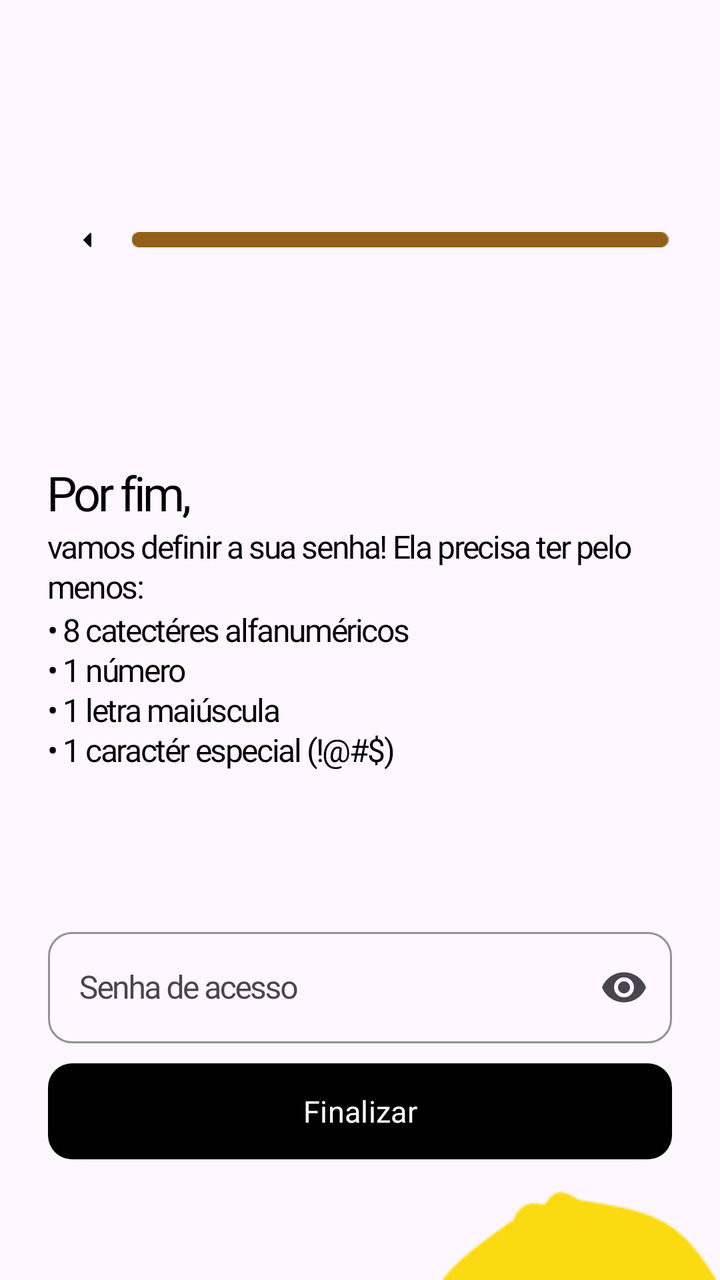
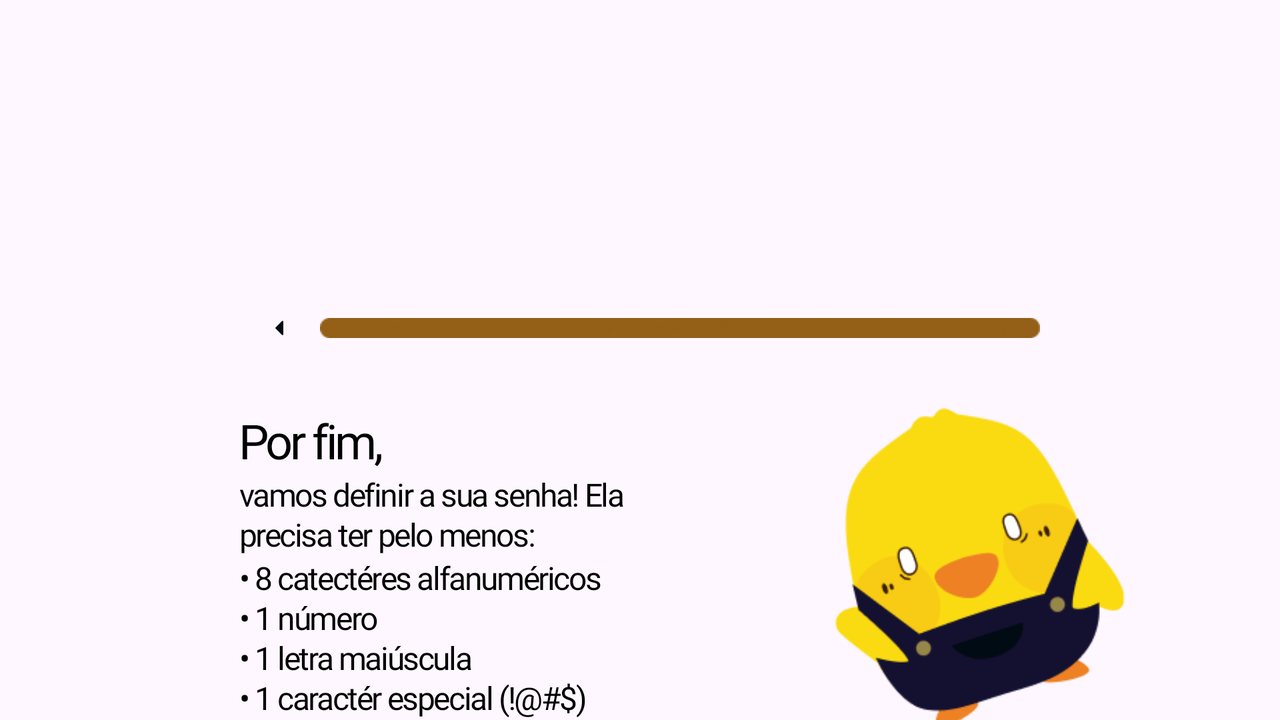

Compare how this app lays out the same screen by default and in its alternative resource folder. The renders come first, then the two layout files and the values they reference.
<!-- AndroidManifest.xml: application theme Theme.Ouros -->
<!-- res/layout/fragment_firstaccess_password.xml -->
<?xml version="1.0" encoding="utf-8"?>
<androidx.constraintlayout.widget.ConstraintLayout
    xmlns:android="http://schemas.android.com/apk/res/android"
    xmlns:app="http://schemas.android.com/apk/res-auto"
    xmlns:tools="http://schemas.android.com/tools"
    android:layout_width="match_parent"
    android:layout_height="match_parent"
    tools:context=".feature.auth.firstaccess.FirstAccessPageFragment">

    <LinearLayout
        android:id="@+id/linearLayout3"
        android:layout_width="0dp"
        android:layout_height="wrap_content"
        android:layout_marginStart="@dimen/main_content_horizontal_padding"
        android:layout_marginTop="@dimen/secondary_header_top_inset"
        android:layout_marginEnd="@dimen/main_content_horizontal_padding"
        android:gravity="center"
        android:orientation="horizontal"
        app:layout_constraintEnd_toEndOf="parent"
        app:layout_constraintStart_toStartOf="parent"
        app:layout_constraintTop_toTopOf="parent">

        <ImageView
            android:id="@+id/btnBack"
            android:layout_width="40dp"
            android:layout_height="40dp"
            android:contentDescription="Voltar"
            android:padding="10dp"
            app:srcCompat="@drawable/ic_arrow_left" />

        <ImageView
            android:layout_width="match_parent"
            android:layout_height="wrap_content"
            android:adjustViewBounds="true"
            android:contentDescription="Etapa 4 de 4"
            app:srcCompat="@drawable/stages_4" />

    </LinearLayout>

    <androidx.constraintlayout.widget.ConstraintLayout
        android:id="@+id/firstAccessPasswordContentContainer"
        android:layout_width="0dp"
        android:layout_height="wrap_content"
        app:layout_constraintEnd_toEndOf="parent"
        app:layout_constraintStart_toStartOf="parent"
        app:layout_constraintTop_toBottomOf="@+id/linearLayout3">

        <LinearLayout
            android:id="@+id/linearLayout2"
            android:layout_width="0dp"
            android:layout_height="wrap_content"
            android:layout_marginStart="@dimen/main_content_horizontal_padding"
            android:layout_marginTop="90dp"
            android:layout_marginEnd="@dimen/main_content_horizontal_padding"
            android:orientation="vertical"
            app:layout_constraintEnd_toEndOf="parent"
            app:layout_constraintStart_toStartOf="parent"
            app:layout_constraintTop_toTopOf="parent">

            <TextView
                android:id="@+id/textView5"
                style="@style/subtitle"
                android:layout_width="match_parent"
                android:layout_height="wrap_content"
                android:text="Por fim," />

            <TextView
                android:id="@+id/textView6"
                style="@style/text"
                android:layout_width="wrap_content"
                android:layout_height="wrap_content"
                android:text="vamos definir a sua senha! Ela precisa ter pelo menos:" />

            <TextView
                android:id="@+id/textView7"
                style="@style/text"
                android:layout_width="match_parent"
                android:layout_height="wrap_content"
                android:text="•  8 catectéres alfanuméricos\n•  1 número\n•  1 letra maiúscula\n•  1 caractér especial (!@#$)" />
        </LinearLayout>

        <LinearLayout
            android:id="@+id/linearLayout4"
            android:layout_width="0dp"
            android:layout_height="wrap_content"
            android:layout_marginStart="@dimen/main_content_horizontal_padding"
            android:layout_marginTop="70dp"
            android:layout_marginEnd="@dimen/main_content_horizontal_padding"
            android:orientation="vertical"
            app:layout_constraintEnd_toEndOf="parent"
            app:layout_constraintStart_toStartOf="parent"
            app:layout_constraintTop_toBottomOf="@+id/linearLayout2">

            <com.google.android.material.textfield.TextInputLayout
                android:id="@+id/inputNewPassword"
                style="@style/Widget.App.TextInputLayout.Gold"
                android:layout_width="match_parent"
                android:layout_height="wrap_content"
                android:layout_marginTop="5dp"
                android:hint="Senha de acesso"
                app:boxCornerRadiusBottomEnd="12dp"
                app:boxCornerRadiusBottomStart="12dp"
                app:boxCornerRadiusTopEnd="12dp"
                app:boxCornerRadiusTopStart="12dp"
                app:endIconMode="password_toggle">

                <com.google.android.material.textfield.TextInputEditText
                    android:id="@+id/editNewPassword"
                    style="@style/text"
                    android:layout_width="match_parent"
                    android:layout_height="wrap_content"
                    android:inputType="textPassword" />

            </com.google.android.material.textfield.TextInputLayout>

            <Button
                android:id="@+id/btnFinish"
                style="@style/Widget.Ouros.Button.Big.Blue"
                android:layout_width="match_parent"
                android:layout_height="wrap_content"
                android:layout_marginTop="10dp"
                android:text="Finalizar" />

        </LinearLayout>

        <ImageView
            android:id="@+id/imageView3"
            android:layout_width="wrap_content"
            android:layout_height="wrap_content"
            android:layout_marginTop="16dp"
            android:layout_marginEnd="-50dp"
            android:contentDescription="Midas assustado"
            android:src="@drawable/midas_scared"
            app:layout_constraintEnd_toEndOf="parent"
            app:layout_constraintTop_toBottomOf="@+id/linearLayout4" />

        <TextView
            android:id="@+id/textView22"
            style="@style/text"
            android:layout_width="204dp"
            android:layout_height="40dp"
            android:layout_marginEnd="10dp"
            android:text="Não se esqueça da sua senha, por favor!"
            android:textAlignment="center"
            app:layout_constraintBottom_toBottomOf="@+id/imageView3"
            app:layout_constraintEnd_toStartOf="@+id/imageView3"
            app:layout_constraintTop_toTopOf="@+id/imageView3" />

    </androidx.constraintlayout.widget.ConstraintLayout>

</androidx.constraintlayout.widget.ConstraintLayout>
<!-- resources referenced by this layout -->
<resources>
  <dimen name="main_content_horizontal_padding">24dp</dimen>
  <dimen name="secondary_header_top_inset">100dp</dimen>
  <!-- drawable ic_arrow_left (drawable) -->
  <vector xmlns:android="http://schemas.android.com/apk/res/android" android:autoMirrored="true" android:height="24dp" android:tint="#010B13" android:viewportHeight="960" android:viewportWidth="960" android:width="24dp">
  
      <path android:fillColor="@android:color/white" android:pathData="M526,646L381,501Q376,496 374,491Q372,486 372,480Q372,474 374,469Q376,464 381,459L526,314Q529,311 532.5,309.5Q536,308 540,308Q548,308 554,313.5Q560,319 560,328L560,632Q560,641 554,646.5Q548,652 540,652Q538,652 526,646Z"/>
  
  </vector>
  <!-- drawable midas_scared: png bitmap (drawable, 9810 bytes) -->
  <!-- drawable stages_4: png bitmap (drawable, 1797 bytes) -->
  <style name="Widget.App.TextInputLayout.Gold" parent="Widget.Material3.TextInputLayout.OutlinedBox">
          <item name="boxStrokeColor">@color/gold</item>
          <item name="hintTextColor">@color/gold</item>
          <item name="cursorColor">@color/gold</item>
  
          <item name="android:layout_marginTop">5dp</item>
          <item name="android:layout_width">match_parent</item>
          <item name="android:layout_height">wrap_content</item>
          <item name="boxCornerRadiusTopStart">12dp</item>
          <item name="boxCornerRadiusTopEnd">12dp</item>
          <item name="boxCornerRadiusBottomStart">12dp</item>
          <item name="boxCornerRadiusBottomEnd">12dp</item>
      </style>
  <style name="Widget.Ouros.Button.Big.Blue" parent="Widget.Ouros.Button.Big">
          <item name="backgroundTint">@color/blue</item>
          <item name="android:textColor">@color/white</item>
      </style>
  <style name="subtitle">
          <item name="android:fontFamily">@font/poppins_semibold</item>
          <item name="android:textSize">24sp</item>
          <item name="android:lineHeight">25dp</item>
          <item name="android:letterSpacing">-0.06</item>
          <item name="android:textColor">@color/black</item>
      </style>
  <style name="text">
          <item name="android:fontFamily">@font/poppins_regular</item>
          <item name="android:textSize">16sp</item>
          <item name="android:letterSpacing">-0.05</item>
          <item name="android:lineHeight">20dp</item>
          <item name="android:textColor">@color/black</item>
      </style>
  <style name="Theme.Ouros" parent="Theme.Material3.Light.NoActionBar">
          <item name="android:windowLightStatusBar">false</item>
          <item name="android:statusBarColor">@android:color/transparent</item>
          <item name="android:windowDrawsSystemBarBackgrounds">true</item>
          <item name="textInputStyle">@style/Widget.App.TextInputLayout.Gold</item>
      </style>
  <style name="Widget.Ouros.Button.Big" parent="Widget.Ouros.Button.Base">
          <item name="android:layout_width">352dp</item>
          <item name="android:layout_height">39dp</item>
          <item name="android:textSize">15sp</item>
          <item name="cornerRadius">12dp</item>
      </style>
  <color name="white">#FFFFFFFF</color>
  <color name="black">#FF000000</color>
  <style name="Widget.Ouros.Button.Base" parent="Widget.Material3.Button">
          <item name="fontFamily">@font/poppins_semibold</item>
          <item name="android:fontFamily">@font/poppins_semibold</item>
  
          <item name="android:textAllCaps">false</item>
          <item name="android:minWidth">0dp</item>
          <item name="android:insetTop">0dp</item>
          <item name="android:insetBottom">0dp</item>
      </style>
</resources>
<!-- res/layout-w600dp-land/fragment_firstaccess_password.xml (the repository's variant of the layout above) -->
<!-- drawn on the phone turned sideways -->
<?xml version="1.0" encoding="utf-8"?>
<androidx.constraintlayout.widget.ConstraintLayout xmlns:android="http://schemas.android.com/apk/res/android"
    xmlns:app="http://schemas.android.com/apk/res-auto"
    xmlns:tools="http://schemas.android.com/tools"
    android:layout_width="match_parent"
    android:layout_height="match_parent"
    tools:context=".feature.auth.firstaccess.FirstAccessPageFragment">

    <LinearLayout
        android:id="@+id/linearLayout3"
        android:layout_width="0dp"
        android:layout_height="wrap_content"
        android:layout_marginStart="@dimen/onboarding_horizontal_margin"
        android:layout_marginTop="@dimen/onboarding_top_inset"
        android:layout_marginEnd="@dimen/onboarding_horizontal_margin"
        android:gravity="center"
        android:orientation="horizontal"
        app:layout_constraintEnd_toEndOf="parent"
        app:layout_constraintStart_toStartOf="parent"
        app:layout_constraintTop_toTopOf="parent">

        <ImageView
            android:id="@+id/btnBack"
            android:layout_width="40dp"
            android:layout_height="40dp"
            android:contentDescription="Voltar"
            android:padding="10dp"
            app:srcCompat="@drawable/ic_arrow_left" />

        <ImageView
            android:layout_width="0dp"
            android:layout_height="40dp"
            android:layout_weight="1"
            android:scaleType="fitCenter"
            android:contentDescription="Etapa 4 de 4"
            app:srcCompat="@drawable/stages_4" />

    </LinearLayout>

    <androidx.constraintlayout.widget.ConstraintLayout
        android:id="@+id/firstAccessPasswordContentContainer"
        android:layout_width="0dp"
        android:layout_height="wrap_content"
        app:layout_constraintEnd_toEndOf="parent"
        app:layout_constraintStart_toStartOf="parent"
        app:layout_constraintTop_toBottomOf="@id/linearLayout3">

        <androidx.constraintlayout.widget.Guideline
            android:id="@+id/passwordContentDivider"
            android:layout_width="wrap_content"
            android:layout_height="wrap_content"
            android:orientation="vertical"
            app:layout_constraintGuide_percent="0.53" />

        <LinearLayout
            android:id="@+id/linearLayout2"
            android:layout_width="0dp"
            android:layout_height="wrap_content"
            android:layout_marginStart="@dimen/onboarding_horizontal_margin"
            android:layout_marginTop="20dp"
            android:layout_marginEnd="24dp"
            android:orientation="vertical"
            app:layout_constraintEnd_toStartOf="@id/passwordContentDivider"
            app:layout_constraintStart_toStartOf="parent"
            app:layout_constraintTop_toTopOf="parent">

            <TextView
                android:id="@+id/textView5"
                style="@style/subtitle"
                android:layout_width="match_parent"
                android:layout_height="wrap_content"
                android:text="Por fim," />

            <TextView
                android:id="@+id/textView6"
                style="@style/text"
                android:layout_width="match_parent"
                android:layout_height="wrap_content"
                android:text="vamos definir a sua senha! Ela precisa ter pelo menos:" />

            <TextView
                android:id="@+id/textView7"
                style="@style/text"
                android:layout_width="match_parent"
                android:layout_height="wrap_content"
                android:text="•  8 catectéres alfanuméricos\n•  1 número\n•  1 letra maiúscula\n•  1 caractér especial (!@#$)" />
        </LinearLayout>

        <LinearLayout
            android:id="@+id/linearLayout4"
            android:layout_width="0dp"
            android:layout_height="wrap_content"
            android:layout_marginStart="@dimen/onboarding_horizontal_margin"
            android:layout_marginTop="16dp"
            android:layout_marginEnd="24dp"
            android:orientation="vertical"
            app:layout_constraintEnd_toStartOf="@id/passwordContentDivider"
            app:layout_constraintStart_toStartOf="parent"
            app:layout_constraintTop_toBottomOf="@id/linearLayout2">

            <com.google.android.material.textfield.TextInputLayout
                android:id="@+id/inputNewPassword"
                style="@style/Widget.App.TextInputLayout.Gold"
                android:layout_width="match_parent"
                android:layout_height="wrap_content"
                android:hint="Senha de acesso"
                app:boxCornerRadiusBottomEnd="12dp"
                app:boxCornerRadiusBottomStart="12dp"
                app:boxCornerRadiusTopEnd="12dp"
                app:boxCornerRadiusTopStart="12dp"
                app:endIconMode="password_toggle">

                <com.google.android.material.textfield.TextInputEditText
                    android:id="@+id/editNewPassword"
                    style="@style/text"
                    android:layout_width="match_parent"
                    android:layout_height="wrap_content"
                    android:inputType="textPassword" />

            </com.google.android.material.textfield.TextInputLayout>

            <Button
                android:id="@+id/btnFinish"
                style="@style/Widget.Ouros.Button.Big.Blue"
                android:layout_width="match_parent"
                android:layout_height="wrap_content"
                android:layout_marginTop="10dp"
                android:text="Finalizar" />

        </LinearLayout>

        <ImageView
            android:id="@+id/imageView3"
            android:layout_width="@dimen/onboarding_password_mascot_size"
            android:layout_height="@dimen/onboarding_password_mascot_size"
            android:layout_marginTop="20dp"
            android:contentDescription="Midas assustado"
            android:src="@drawable/midas_scared"
            app:layout_constraintEnd_toEndOf="parent"
            app:layout_constraintStart_toStartOf="@id/passwordContentDivider"
            app:layout_constraintTop_toTopOf="parent" />

        <TextView
            android:id="@+id/textView22"
            style="@style/text"
            android:layout_width="220dp"
            android:layout_height="wrap_content"
            android:layout_marginTop="12dp"
            android:gravity="center"
            android:text="Não se esqueça da sua senha, por favor!"
            android:textAlignment="center"
            app:layout_constraintEnd_toEndOf="parent"
            app:layout_constraintStart_toStartOf="@id/passwordContentDivider"
            app:layout_constraintTop_toBottomOf="@id/imageView3" />

    </androidx.constraintlayout.widget.ConstraintLayout>

</androidx.constraintlayout.widget.ConstraintLayout>
<!-- resources referenced by the variant -->
<!-- as the phone turned sideways resolves them -->
<resources>
  <!-- from res/values-w600dp/ -->
  <dimen name="onboarding_horizontal_margin">120dp</dimen>
  <!-- from res/values-w600dp/ -->
  <dimen name="onboarding_password_mascot_size">160dp</dimen>
  <!-- from res/values-w600dp/ -->
  <dimen name="onboarding_top_inset">144dp</dimen>
  <!-- drawable ic_arrow_left (drawable) -->
  <vector xmlns:android="http://schemas.android.com/apk/res/android" android:autoMirrored="true" android:height="24dp" android:tint="#010B13" android:viewportHeight="960" android:viewportWidth="960" android:width="24dp">
  
      <path android:fillColor="@android:color/white" android:pathData="M526,646L381,501Q376,496 374,491Q372,486 372,480Q372,474 374,469Q376,464 381,459L526,314Q529,311 532.5,309.5Q536,308 540,308Q548,308 554,313.5Q560,319 560,328L560,632Q560,641 554,646.5Q548,652 540,652Q538,652 526,646Z"/>
  
  </vector>
  <!-- drawable midas_scared: png bitmap (drawable, 9810 bytes) -->
  <!-- drawable stages_4: png bitmap (drawable, 1797 bytes) -->
  <style name="Widget.App.TextInputLayout.Gold" parent="Widget.Material3.TextInputLayout.OutlinedBox">
          <item name="boxStrokeColor">@color/gold</item>
          <item name="hintTextColor">@color/gold</item>
          <item name="cursorColor">@color/gold</item>
  
          <item name="android:layout_marginTop">5dp</item>
          <item name="android:layout_width">match_parent</item>
          <item name="android:layout_height">wrap_content</item>
          <item name="boxCornerRadiusTopStart">12dp</item>
          <item name="boxCornerRadiusTopEnd">12dp</item>
          <item name="boxCornerRadiusBottomStart">12dp</item>
          <item name="boxCornerRadiusBottomEnd">12dp</item>
      </style>
  <style name="Widget.Ouros.Button.Big.Blue" parent="Widget.Ouros.Button.Big">
          <item name="backgroundTint">@color/blue</item>
          <item name="android:textColor">@color/white</item>
      </style>
  <style name="subtitle">
          <item name="android:fontFamily">@font/poppins_semibold</item>
          <item name="android:textSize">24sp</item>
          <item name="android:lineHeight">25dp</item>
          <item name="android:letterSpacing">-0.06</item>
          <item name="android:textColor">@color/black</item>
      </style>
  <style name="text">
          <item name="android:fontFamily">@font/poppins_regular</item>
          <item name="android:textSize">16sp</item>
          <item name="android:letterSpacing">-0.05</item>
          <item name="android:lineHeight">20dp</item>
          <item name="android:textColor">@color/black</item>
      </style>
  <style name="Theme.Ouros" parent="Theme.Material3.Light.NoActionBar">
          <item name="android:windowLightStatusBar">false</item>
          <item name="android:statusBarColor">@android:color/transparent</item>
          <item name="android:windowDrawsSystemBarBackgrounds">true</item>
          <item name="textInputStyle">@style/Widget.App.TextInputLayout.Gold</item>
      </style>
  <style name="Widget.Ouros.Button.Big" parent="Widget.Ouros.Button.Base">
          <item name="android:layout_width">352dp</item>
          <item name="android:layout_height">39dp</item>
          <item name="android:textSize">15sp</item>
          <item name="cornerRadius">12dp</item>
      </style>
  <color name="white">#FFFFFFFF</color>
  <color name="black">#FF000000</color>
  <style name="Widget.Ouros.Button.Base" parent="Widget.Material3.Button">
          <item name="fontFamily">@font/poppins_semibold</item>
          <item name="android:fontFamily">@font/poppins_semibold</item>
  
          <item name="android:textAllCaps">false</item>
          <item name="android:minWidth">0dp</item>
          <item name="android:insetTop">0dp</item>
          <item name="android:insetBottom">0dp</item>
      </style>
</resources>
